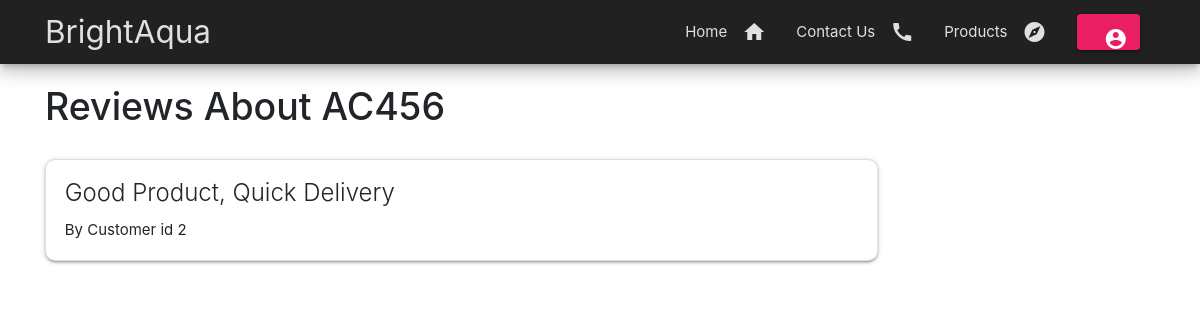
/index.php/Review/viewreviews/AC456, run on the app's committed database.
### tables this page shows
CREATE TABLE `reviewtable` (
  `reviewid` int(11) NOT NULL,
  `id` varchar(30) NOT NULL,
  `customer_id` int(11) NOT NULL,
  `review` varchar(200) NOT NULL
);

### application/controllers/Review.php (called while the page is built, shortened)
<?php
class Review extends CI_Controller {
	public function viewreviews($id)
	{
		$this->load->helper('url');
		$this->load->model('Reviewmodel');
		$data['reviewdetails'] = $this->Reviewmodel->viewreviews($id);
		$this->load->view('commonwithoutparallax');
		$this->load->view('productreview',$data);
	}
}

### index.php (called while the page is built, shortened)
<?php
require_once BASEPATH.'core/CodeIgniter.php';

### application/models/Reviewmodel.php (called while the page is built, shortened)
<?php
class Reviewmodel extends CI_Model {
        public function viewreviews($id)
        {
                $query = $this->db->get_where('reviewtable', array('id' => $id));
                return $query->result_array();
        }
}

### application/views/productreview.php (the view, shortened to what this page needs)
<link rel="stylesheet" href="https://stackpath.bootstrapcdn.com/bootstrap/4.3.1/css/bootstrap.min.css">
<div class="container">
<?php
$i=0;
foreach($reviewdetails as $prodid){
    if($i==0){
    echo "<h1>Reviews About ".$prodid['id']."</h1>";
    }
    $i=$i+1;
}
foreach($reviewdetails as $review){
    echo'
    <div class="card w-75" style="border-radius:10px">
        <div class="card-body">';
        echo'
            <h5 class="card-title">'.$review['review'].'</h5>
            <p class="card-text">By Customer id '.$review['customer_id'].'</p>
        </div>
    </div>';
}
?>
</div>

### application/views/productreview.php (style rules this page uses)
h1 { margin-top:20px; margin-bottom:30px; }

### data on the page
reviewtable: id "AC456", review "Good Product, Quick Delivery", customer "2"
